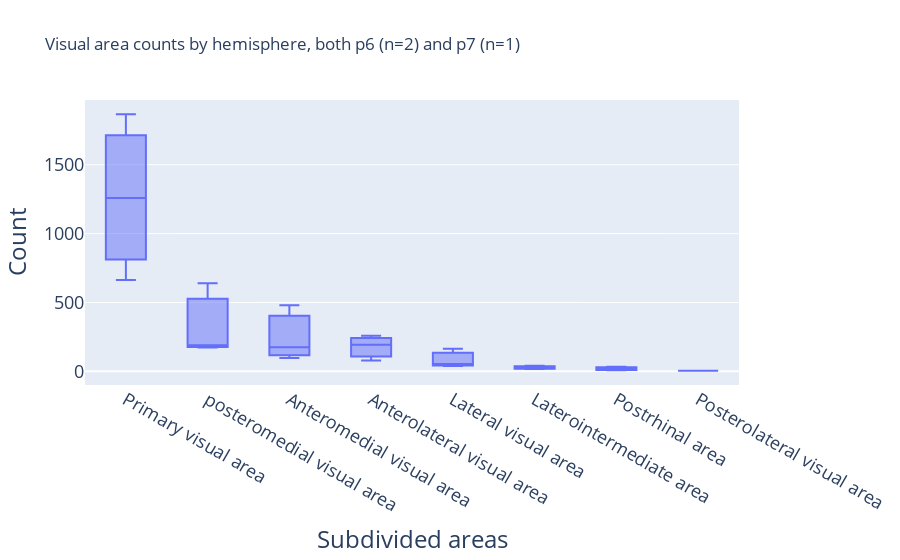

The notebook cell saved with this chart:
### Code cell
plot_count_zoomed_sub(
    subdivided_Vis_grouped,
    "Visual area counts by hemisphere, both p6 (n=2) and p7 (n=1)",
)

### Figure 1 — Plotly figure (JSON) as saved in the notebook; plotly's stock layout.template omitted (floating-point values rounded to 4 significant figures)
{"data": [{"alignmentgroup": "True", "hovertemplate": "Subdivided areas=%{x}<br>Count=%{y}<extra></extra>", "legendgroup": "", "marker": {"color": "#636efa"}, "name": "", "notched": false, "offsetgroup": "", "orientation": "v", "showlegend": false, "type": "box", "x": ["Anterolateral visual area", "Anteromedial visual area", "Lateral visual area", "Laterointermediate area", "Postrhinal area", "Primary visual area", "posteromedial visual area", "Anterolateral visual area", "Anteromedial visual area", "Lateral visual area", "Laterointermediate area", "Posterolateral visual area", "Postrhinal area", "Primary visual area", "posteromedial visual area", "Anterolateral visual area", "Anteromedial visual area", "Lateral visual area", "Laterointermediate area", "Postrhinal area", "Primary visual area", "posteromedial visual area"], "x0": " ", "xaxis": "x", "y": [79, 175, 38, 23, 17, 664, 190, 259, 480, 53, 16, 4, 33, 1867, 639, 193, 96, 163, 41, 8, 1259, 173], "y0": " ", "yaxis": "y"}], "layout": {"boxmode": "group", "legend": {"font": {"size": 20}, "tracegroupgap": 0}, "title": {"text": "Visual area counts by hemisphere, both p6 (n=2) and p7 (n=1)"}, "xaxis": {"anchor": "y", "categoryarray": ["Primary visual area", "posteromedial visual area", "Anteromedial visual area", "Anterolateral visual area", "Lateral visual area", "Laterointermediate area", "Postrhinal area", "Posterolateral visual area"], "categoryorder": "array", "domain": [0, 1], "tickfont": {"size": 18}, "title": {"font": {"size": 24}, "text": "Subdivided areas"}}, "yaxis": {"anchor": "x", "domain": [0, 1], "tickfont": {"size": 18}, "title": {"font": {"size": 24}, "text": "Count"}}}}
